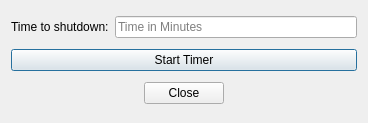
<?xml version="1.0" encoding="UTF-8"?>
<ui version="4.0">
 <class>Timer</class>
 <widget class="QDialog" name="Timer">
  <property name="geometry">
   <rect>
    <x>0</x>
    <y>0</y>
    <width>368</width>
    <height>123</height>
   </rect>
  </property>
  <property name="windowTitle">
   <string>Dialog</string>
  </property>
  <layout class="QVBoxLayout" name="verticalLayout_2">
   <item>
    <layout class="QHBoxLayout" name="horizontalLayout">
     <item>
      <widget class="QLabel" name="label">
       <property name="text">
        <string>Time to shutdown:</string>
       </property>
      </widget>
     </item>
     <item>
      <widget class="QLineEdit" name="Time">
       <property name="inputMask">
        <string/>
       </property>
       <property name="text">
        <string/>
       </property>
       <property name="maxLength">
        <number>6</number>
       </property>
       <property name="placeholderText">
        <string>Time in Minutes</string>
       </property>
      </widget>
     </item>
    </layout>
   </item>
   <item>
    <widget class="QPushButton" name="pushButton">
     <property name="text">
      <string>Start Timer</string>
     </property>
     <property name="checkable">
      <bool>true</bool>
     </property>
    </widget>
   </item>
   <item>
    <layout class="QHBoxLayout" name="horizontalLayout_2">
     <item>
      <spacer name="horizontalSpacer">
       <property name="orientation">
        <enum>Qt::Horizontal</enum>
       </property>
       <property name="sizeHint" stdset="0">
        <size>
         <width>40</width>
         <height>20</height>
        </size>
       </property>
      </spacer>
     </item>
     <item>
      <widget class="QPushButton" name="pushButton_2">
       <property name="text">
        <string>Close</string>
       </property>
      </widget>
     </item>
     <item>
      <spacer name="horizontalSpacer_2">
       <property name="orientation">
        <enum>Qt::Horizontal</enum>
       </property>
       <property name="sizeHint" stdset="0">
        <size>
         <width>40</width>
         <height>20</height>
        </size>
       </property>
      </spacer>
     </item>
    </layout>
   </item>
  </layout>
 </widget>
 <resources/>
 <connections>
  <connection>
   <sender>pushButton</sender>
   <signal>toggled(bool)</signal>
   <receiver>Timer</receiver>
   <slot>StartClicked(bool)</slot>
   <hints>
    <hint type="sourcelabel">
     <x>165</x>
     <y>66</y>
    </hint>
    <hint type="destinationlabel">
     <x>176</x>
     <y>180</y>
    </hint>
   </hints>
  </connection>
  <connection>
   <sender>pushButton_2</sender>
   <signal>clicked()</signal>
   <receiver>Timer</receiver>
   <slot>reject()</slot>
   <hints>
    <hint type="sourcelabel">
     <x>193</x>
     <y>98</y>
    </hint>
    <hint type="destinationlabel">
     <x>264</x>
     <y>211</y>
    </hint>
   </hints>
  </connection>
 </connections>
 <slots>
  <slot>StartClicked(bool)</slot>
 </slots>
</ui>
